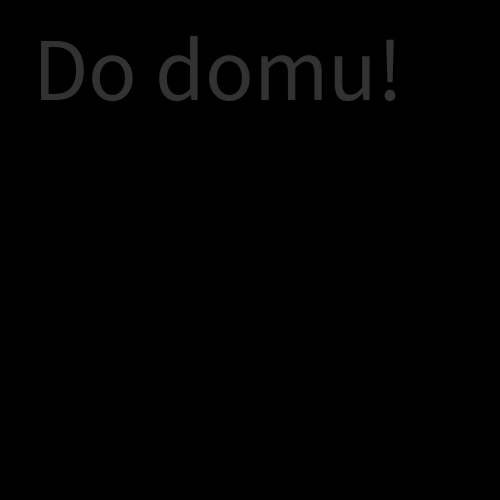
Frame 1 (no input)
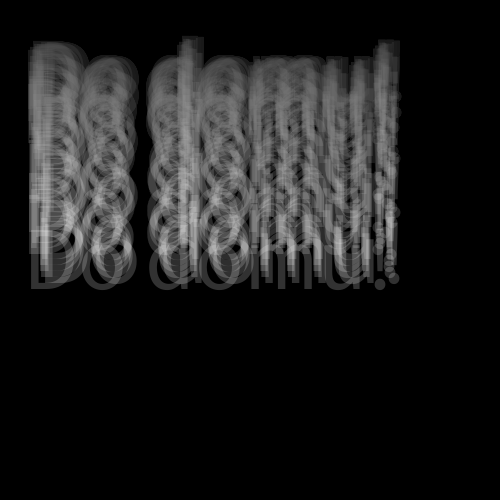
Frame 60 (the mouse pressed at the canvas centre just before this capture)
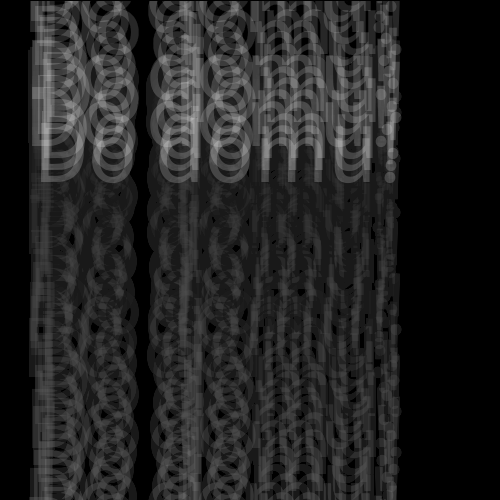
Frame 120 (the mouse held since frame 60 and released just before this capture)

The Processing sketch that drew these frames (run headless with seeded random() and noise(); from frame 60 on, the mouse is pressed at the canvas centre):

// Processing sketch: doDomuText
// ── doDomuText.pde
void setup()
{
  size(500, 500);
  background(0);
  textSize(90);
  fill(255, 50);
  frameRate(30);
}
float y = 100;
float a = 0.3;
void draw()
{
  fill(0,5);
  rect(0,0,500,500);
  fill(255, 50);
  text("Do domu!",random(20, 40), y);
  y = y + a;
  a = a + 0.1;
  if(y > 650) y = 0;
}
